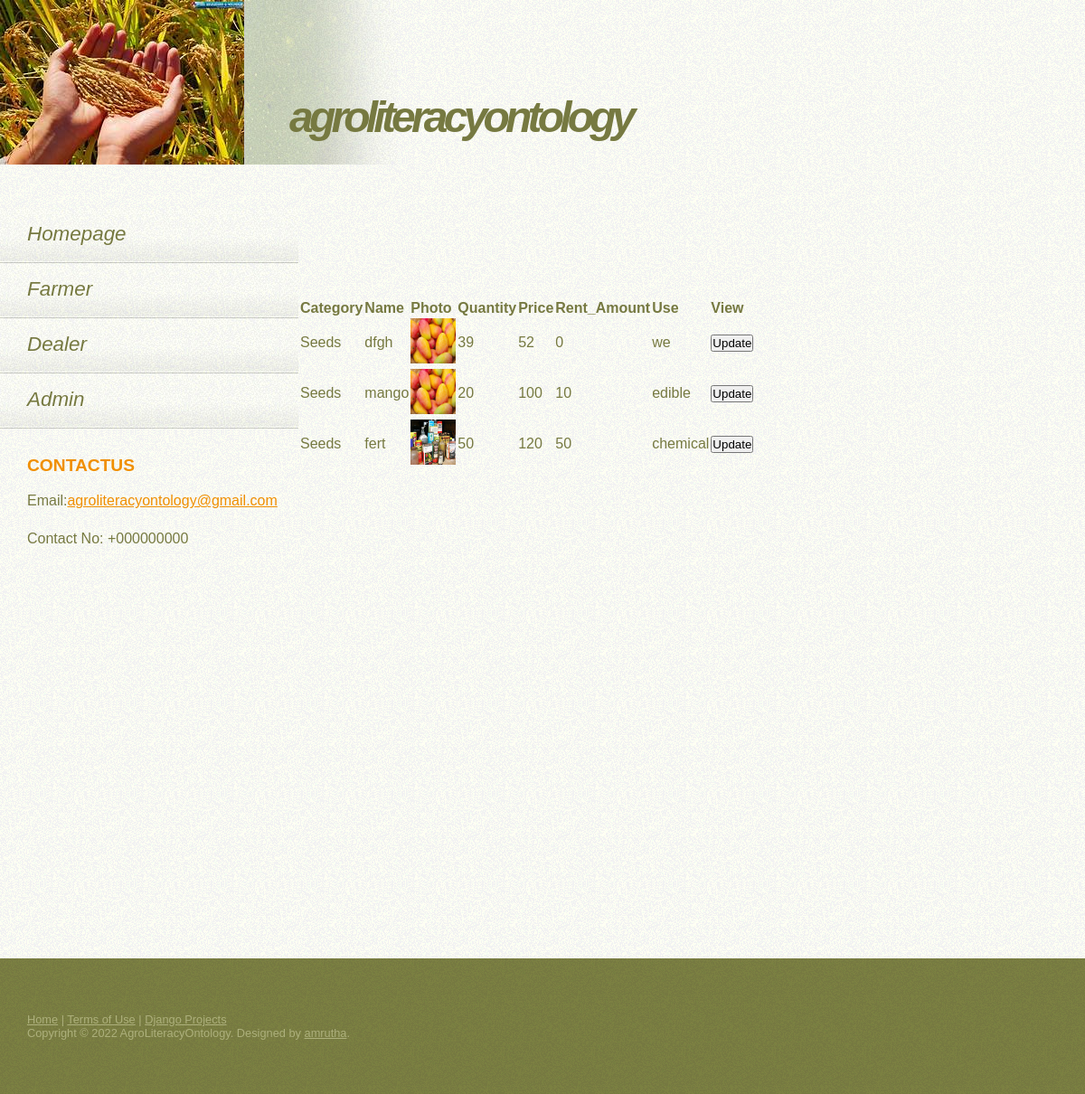
/view_all_products/ (signed in), run on the app's committed database.
### ontology/models.py (models this page shows, shortened)
class Product(models.Model):
    OwnerId = models.PositiveIntegerField()
    OwnerName = models.CharField(max_length=100)
    Category = models.ForeignKey(Category,on_delete=models.CASCADE,null=True)
    Name = models.CharField(max_length=40)
    Price = models.PositiveIntegerField()
    Rent_Amount = models.PositiveIntegerField()
    Quantity = models.PositiveIntegerField()
    Photo = models.ImageField()
    Use = models.TextField()

class Category(models.Model):
    Name = models.CharField(max_length=50)
    Photo = models.ImageField()

### ontology/views.py (the view)
# urls.py: path('view_all_products/', views.view_all_products, name='view_all_products'),
def view_all_products(request):
    did = request.session['sid']
    dealer = Dealer.objects.get(id=did)
    product = Product.objects.filter(OwnerId=dealer.id, OwnerName=dealer.Firstname)
    return render(request,'ontology/view_all_products.html',{'dealer':dealer,'product':product})

### ontology/templates/ontology/view_all_products.html (shortened to what this page needs)
<!DOCTYPE html>
{% extends 'ontology/base.html' %}
{% load static %}
{% block content %}
	<div style="margin-top: 100px; margin-left: 300px;margin-bottom: 540px;text-align: left;">
		<form action="{% url 'ontology:view_all_products'  %}" method="post" enctype="multipart/form-data">
		<table>
			<thead>
				<tr>
					<th>Category</th>
					<th>Name</th>
					<th>Photo</th>
					<th>Quantity</th>
					<th>Price</th>
					<th>Rent_Amount</th>
					<th>Use</th>
					<th>View</th>
				</tr>
			</thead>
			<tbody>
			{% for i in product %}
				<tr>
					<td>{{ i.Category.Name }}</td>
					<td>{{ i.Name }}</td>
					<td><img src="{{ i.Photo.url }}" style="width:50px;height:50px"></td>
					<td>{{ i.Quantity }}</td>
					<td>{{ i.Price }}</td>
					<td>{{ i.Rent_Amount }}</td>
					<td>{{ i.Use }}</td>
					<td><a href="{% url 'ontology:update_product_stock' i.id %}"><input type="button" value="Update"></a></td>
				</tr>
			{% endfor %}
			</tbody>
		</table>
		</form>	</div>
	{% endblock %}

### static/default.css (style rules this page uses)
* { margin: 0; padding: 0; }
body { background: #FFFEF5 url(images/img01.gif); font-family: "Trebuchet MS", Arial, Helvetica, sans-serif; color: #767941; }
a:link { color: #F08F02; }

### data on the page
Product: Category.Name "Seeds", Name "dfgh", Photo (picture), Quantity "39", Price "52", Rent_Amount "0", Use "we"
Product: Category.Name "Seeds", Name "mango", Photo (picture), Quantity "20", Price "100", Rent_Amount "10", Use "edible"
Product: Category.Name "Seeds", Name "fert", Photo (picture), Quantity "50", Price "120", Rent_Amount "50", Use "chemical"
